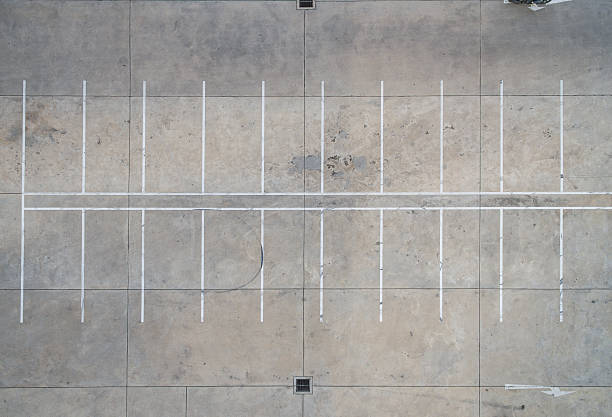
#> input picture empty_parking_lot.jpg, 612 x 417 px
$ python detection-algorithm.py
#> lines starting #> are read from the running program, lines starting #| are printed output that depends on the picture; after the words box and inside, x2 and y2 are one past the last pixel; in counts of white or black regions, pixels touching at a corner belong together
import cv2
import numpy as np
import json
from sklearn.cluster import DBSCAN

WINDOW_WIDTH = 480
WINDOW_HEIGHT = 320

def detect_parking_spots_with_occupancy(empty_lot_path, filled_lot_path, output_json_path, output_image_path):
#> called with empty_lot_path = 'empty_parking_lot.jpg', filled_lot_path = 'not-empty-lot.png', output_json_path = 'parking_spots_with_occupancy.json', output_image_path = 'detected_spots_with_occupancy.jpg'
    empty_img = cv2.imread(empty_lot_path)
#> empty_img is the input picture: shape (417, 612, 3); mean B, G, R 157.1, 159.8, 162
    if empty_img is None:
        print(f"Error: Could not load empty lot image from {empty_lot_path}")
        return []

    filled_img = cv2.imread(filled_lot_path)
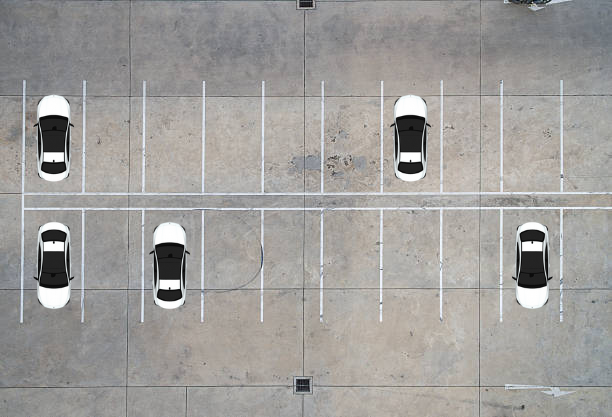
#> input picture not-empty-lot.png, 612 x 417 px
#> filled_img is the input picture: shape (417, 612, 3); mean B, G, R 155.6, 158.1, 160
    if filled_img is None:
        print(f"Error: Could not load filled lot image from {filled_lot_path}")
        return []

    windows = [
        '1. Empty Lot', '2. White Line Mask', '3. Line Segments',
        '4. Merged & Extended Grid', '5. Spots with Occupancy Status'
    ]
    for i, name in enumerate(windows):
        cv2.namedWindow(name)
        cv2.moveWindow(name, (i % 3) * (WINDOW_WIDTH + 10), (i // 3) * (WINDOW_HEIGHT + 40))

    step1_img = empty_img.copy()
    cv2.imshow('1. Empty Lot Reference', cv2.resize(step1_img, (WINDOW_WIDTH, WINDOW_HEIGHT)))

    white_mask = detect_white_lines(empty_img)
#> in detect_white_lines, `hsv = cv2.cvtColor(img, cv2.COLOR_BGR2HSV)`: hsv: shape (417, 612, 3); mean H, S, V 42.2, 11.2, 163.3
#> in detect_white_lines, `white_mask = cv2.inRange(hsv, lower_white, upper_white)`:
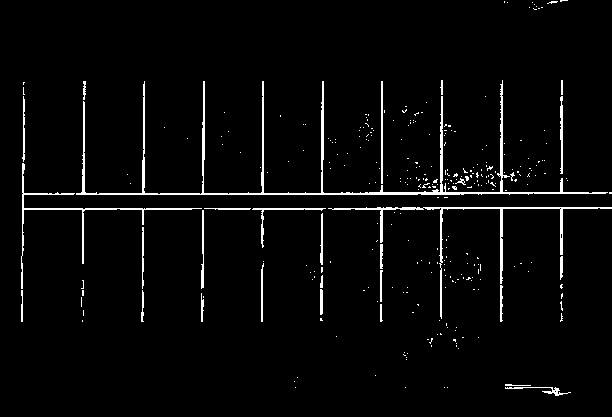
#> white_mask: shape (417, 612); 3.2% white in thin lines or dots
#> in detect_white_lines, `white_mask = cv2.morphologyEx(white_mask, cv2.MORPH_CLOSE, kernel)`: white_mask: shape (417, 612); 3.2% white in thin lines or dots
#> in detect_white_lines, `white_mask = cv2.morphologyEx(white_mask, cv2.MORPH_OPEN, kernel)`: white_mask: shape (417, 612); 3% white in thin lines or dots
    step2_img = cv2.cvtColor(white_mask, cv2.COLOR_GRAY2BGR)
#> step2_img: shape (417, 612, 3); 3% white in thin lines or dots
    cv2.imshow('2. White Line Mask', cv2.resize(step2_img, (WINDOW_WIDTH, WINDOW_HEIGHT)))

    lines = detect_line_segments(white_mask)
#> in detect_line_segments, `lines = cv2.HoughLinesP(mask, 1, np.pi / 180, threshold=20, minLineLen..`: lines = 69 rows, first 6: [334, 210, 611, 210], [22, 195, 611, 195], [22, 196, 463, 196], [334, 211, 447, 211], [501, 323, 501, 209], [341, 194, 611, 194]
#> the loop in detect_line_segments, `for line in lines:` made 69 passes
#> (x1, y1, x2, y2, angle) on passes 1 to 12: (334, 210, 611, 210, 0), (22, 195, 611, 195, 0), (22, 196, 463, 196, 0), (334, 211, 447, 211, 0), (501, 323, 501, 209, 90), (341, 194, 611, 194, 0), (203, 194, 203, 83, 90), (320, 264, 321, 210, 88.94), (562, 193, 562, 82, 90), (82, 259, 82, 210, 90), (381, 323, 381, 212, 90), (142, 323, 142, 210, 90)
#> after the loop in detect_line_segments, `for line in lines:`: horizontal_lines = 15 items, first 6: [334, 210, 611, 210], [22, 195, 611, 195], [22, 196, 463, 196], [334, 211, 447, 211], [341, 194, 611, 194], [366, 209, 611, 209]; vertical_lines = 54 items, first 6: [501, 323, 501, 209], [203, 194, 203, 83], [320, 264, 321, 210], [562, 193, 562, 82], [82, 259, 82, 210], [381, 323, 381, 212]
#> lines = 2 items
    step3_img = empty_img.copy()
    for x1, y1, x2, y2 in lines['horizontal']:
        cv2.line(step3_img, (x1, y1), (x2, y2), (0, 255, 255), 2) # Yellow
#> this loop made 15 passes
#> (x1, y1, x2, y2) on passes 1 to 12: (334, 210, 611, 210), (22, 195, 611, 195), (22, 196, 463, 196), (334, 211, 447, 211), (341, 194, 611, 194), (366, 209, 611, 209), (129, 211, 191, 210), (34, 211, 147, 210), (215, 211, 301, 210), (22, 211, 90, 210), (263, 211, 318, 211), (505, 388, 530, 389)
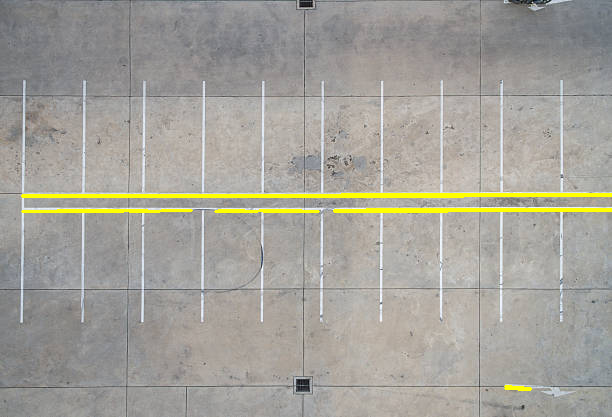
#> step3_img: shape (417, 612, 3); 1.87% of pixels changed, all inside (x1, y1, x2, y2) = (21, 193, 612, 391)
    for x1, y1, x2, y2 in lines['vertical']:
        cv2.line(step3_img, (x1, y1), (x2, y2), (255, 0, 255), 2) # Magenta
#> this loop made 54 passes
#> (x1, y1, x2, y2) on passes 1 to 12: (501, 323, 501, 209), (203, 194, 203, 83), (320, 264, 321, 210), (562, 193, 562, 82), (82, 259, 82, 210), (381, 323, 381, 212), (142, 323, 142, 210), (561, 322, 561, 209), (322, 194, 322, 83), (441, 320, 441, 209), (500, 323, 500, 209), (83, 194, 83, 83)
#> step3_img: shape (417, 612, 3); 3.37% of pixels changed, all inside (x1, y1, x2, y2) = (20, 81, 564, 325)
    cv2.imshow('3. Raw Line Segments', cv2.resize(step3_img, (WINDOW_WIDTH, WINDOW_HEIGHT)))

    grid_lines = merge_and_extend_lines(lines, empty_img.shape)
#> in merge_and_extend_lines, `y_coords = np.array([(l[1] + l[3]) / 2 for l in lines['horizontal']])...`: y_coords = [210, 195, 196, 211, 194, 209, 210.5, 210.5, 210.5, 210.5, 211, 388.5, 211, 387, 210]
#> the loop in merge_and_extend_lines, `for label in set(db.labels_):` made 2 passes
#> avg_y on pass 1: 206
#> (cluster_lines, avg_y) on pass 2: ([[505, 388, 530, 389], [505, 386, 530, 388]], 387)
#> in merge_and_extend_lines, `x_coords = np.array([(l[0] + l[2]) / 2 for l in lines['vertical']]).re..`: x_coords = 54 values, max 562 at index 3, min 21.5 at index 44, mean 305
#> the loop in merge_and_extend_lines, `for label in set(db.labels_):` made 10 passes
#> avg_x on passes 1 to 10: 500, 202, 321, 561, 83, 381, 142, 440, 261, 22
#> grid_lines = 2 items
    step4_img = empty_img.copy()
    for x1, y1, x2, y2 in grid_lines['horizontal']:
        cv2.line(step4_img, (x1, y1), (x2, y2), (255, 255, 0), 2) # Cyan
#> this loop made 2 passes
#> (x1, y1, x2, y2) on passes 1 to 2: (0, 206, 612, 206), (0, 387, 612, 387)
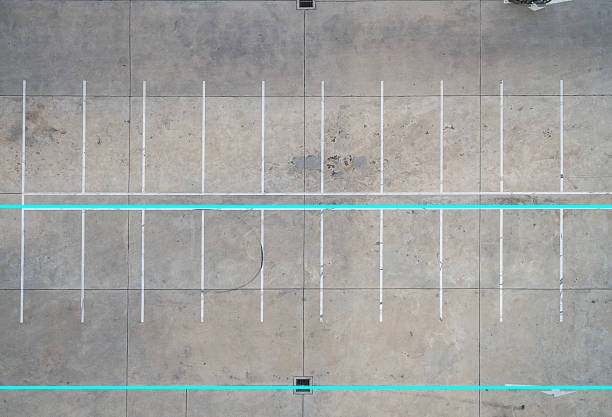
#> step4_img: shape (417, 612, 3); 1.44% of pixels changed, all inside (x1, y1, x2, y2) = (0, 205, 612, 389)
    for x1, y1, x2, y2 in grid_lines['vertical']:
        cv2.line(step4_img, (x1, y1), (x2, y2), (255, 255, 0), 2) # Cyan
#> this loop made 10 passes
#> (x1, x2) on passes 1 to 10: (500, 500), (202, 202), (321, 321), (561, 561), (83, 83), (381, 381), (142, 142), (440, 440), (261, 261), (22, 22)
#> step4_img: shape (417, 612, 3); 4.83% of pixels changed, all inside (x1, y1, x2, y2) = (21, 0, 563, 417)
    cv2.imshow('4. Merged & Extended Grid', cv2.resize(step4_img, (WINDOW_WIDTH, WINDOW_HEIGHT)))

    parking_spots = generate_spots_from_grid(grid_lines, empty_img.shape)
    filtered_spots = filter_invalid_spots(parking_spots)

    spots_with_status = determine_occupancy_status(empty_img, filled_img, filtered_spots)

    step5_img = display_spots_with_occupancy(filled_img, spots_with_status)
    cv2.imshow('5. Spots with Occupancy Status', cv2.resize(step5_img, (WINDOW_WIDTH, WINDOW_HEIGHT)))

    print(f"Detected {len(spots_with_status)} parking spots.")
    occupied_count = sum(1 for spot in spots_with_status if spot['occupied'])
    empty_count = len(spots_with_status) - occupied_count
    print(f"Occupied spots: {occupied_count}, Empty spots: {empty_count}")


    data = {
        "timestamp": str(cv2.getTickCount()),
        "total_spots": len(spots_with_status),
        "occupied_spots": sum(1 for spot in spots_with_status if spot['occupied']),
        "empty_spots": sum(1 for spot in spots_with_status if not spot['occupied']),
        "spots": spots_with_status
    }

    with open(output_json_path, 'w') as f:
        json.dump(data, f, indent=4)

    cv2.imwrite(output_image_path, step5_img)

    cv2.waitKey(0)
    cv2.destroyAllWindows()

    return spots_with_status

def detect_white_lines(img):
    hsv = cv2.cvtColor(img, cv2.COLOR_BGR2HSV)
    lower_white = np.array([0, 0, 200])
    upper_white = np.array([180, 25, 255])
    white_mask = cv2.inRange(hsv, lower_white, upper_white)

    kernel = np.ones((2, 1), np.uint8)
    white_mask = cv2.morphologyEx(white_mask, cv2.MORPH_CLOSE, kernel)
    white_mask = cv2.morphologyEx(white_mask, cv2.MORPH_OPEN, kernel)

    # Remove small noise
    kernel_small = np.ones((1, 1), np.uint8)
    white_mask = cv2.morphologyEx(white_mask, cv2.MORPH_OPEN, kernel_small)

    return white_mask

def detect_line_segments(mask):
    lines = cv2.HoughLinesP(mask, 1, np.pi / 180, threshold=20, minLineLength=25, maxLineGap=10)

    horizontal_lines, vertical_lines = [], []
    if lines is not None:
        for line in lines:
            x1, y1, x2, y2 = line[0]
            angle = abs(np.degrees(np.arctan2(y2 - y1, x2 - x1)))
            if angle < 45 or angle > 135:
                horizontal_lines.append(line[0])
            else:
                vertical_lines.append(line[0])
    return {'horizontal': horizontal_lines, 'vertical': vertical_lines}

def merge_and_extend_lines(lines, img_shape):
    img_height, img_width, _ = img_shape
    merged_lines = {'horizontal': [], 'vertical': []}

    if lines['horizontal']:
        y_coords = np.array([(l[1] + l[3]) / 2 for l in lines['horizontal']]).reshape(-1, 1)
        db = DBSCAN(eps=15, min_samples=1).fit(y_coords)
        for label in set(db.labels_):
            cluster_lines = [lines['horizontal'][i] for i, l in enumerate(db.labels_) if l == label]
            avg_y = int(np.mean([(l[1] + l[3]) / 2 for l in cluster_lines]))
            merged_lines['horizontal'].append((0, avg_y, img_width, avg_y))

    if lines['vertical']:
        x_coords = np.array([(l[0] + l[2]) / 2 for l in lines['vertical']]).reshape(-1, 1)
        db = DBSCAN(eps=15, min_samples=1).fit(x_coords)
        for label in set(db.labels_):
            cluster_lines = [lines['vertical'][i] for i, l in enumerate(db.labels_) if l == label]
            avg_x = int(np.mean([(l[0] + l[2]) / 2 for l in cluster_lines]))
            merged_lines['vertical'].append((avg_x, 0, avg_x, img_height))

    return merged_lines

def generate_spots_from_grid(grid_lines, img_shape):
#> called with img_shape = (417, 612, 3)
    spots = []
    horizontal = sorted(grid_lines['horizontal'], key=lambda l: l[1])
#> horizontal = [(0, 206, 612, 206), (0, 387, 612, 387)]
    vertical = sorted(grid_lines['vertical'], key=lambda l: l[0])
#> vertical = [(22, 0, 22, 417), (83, 0, 83, 417), (142, 0, 142, 417), (202, 0, 202, 417), (261, 0, 261, 417), (321, 0, 321, 417), (381, 0, 381, 417), (440, 0, 440, 417), (500, 0, 500, 417), (561, 0, 561, 417)]
    img_height, img_width, _ = img_shape

    h_lines = [l[1] for l in horizontal]
#> h_lines = [206, 387]
    v_lines = [l[0] for l in vertical]
#> v_lines = [22, 83, 142, 202, 261, 321, 381, 440, 500, 561]
    h_lines = sorted(list(set([0] + h_lines + [img_height])))
#> h_lines = [0, 206, 387, 417]
    v_lines = sorted(list(set([0] + v_lines + [img_width])))
#> v_lines = [0, 22, 83, 142, 202, 261, 321, 381, 440, 500, 561, 612]

    for i in range(len(h_lines) - 1):
        for j in range(len(v_lines) - 1):
            y1, y2 = h_lines[i], h_lines[i+1]
            x1, x2 = v_lines[j], v_lines[j+1]
            spots.append((x1, y1, x2 - x1, y2 - y1))
#> this loop made 3 passes
#> after the loop, spots = 33 items, first 6: (0, 0, 22, 206), (22, 0, 61, 206), (83, 0, 59, 206), (142, 0, 60, 206), (202, 0, 59, 206), (261, 0, 60, 206)
#> in detect_parking_spots_with_occupancy, `parking_spots = generate_spots_from_grid(grid_lines, empty_img.shape)`: parking_spots has the same summary as spots in generate_spots_from_grid
    return spots

def filter_invalid_spots(spots):
    filtered = []
    for x, y, w, h in spots:
        MIN_WIDTH, MAX_WIDTH = 40, 150
        MIN_HEIGHT, MAX_HEIGHT = 80, 250
        if (MIN_WIDTH < w < MAX_WIDTH) and (MIN_HEIGHT < h < MAX_HEIGHT):
            filtered.append((x, y, w, h))
#> this loop made 33 passes
#> (x, y, w, h) on passes 1 to 12: (0, 0, 22, 206), (22, 0, 61, 206), (83, 0, 59, 206), (142, 0, 60, 206), (202, 0, 59, 206), (261, 0, 60, 206), (321, 0, 60, 206), (381, 0, 59, 206), (440, 0, 60, 206), (500, 0, 61, 206), (561, 0, 51, 206), (0, 206, 22, 181)
#> after the loop, filtered = 20 items, first 6: (22, 0, 61, 206), (83, 0, 59, 206), (142, 0, 60, 206), (202, 0, 59, 206), (261, 0, 60, 206), (321, 0, 60, 206)
#> in detect_parking_spots_with_occupancy, `filtered_spots = filter_invalid_spots(parking_spots)`: filtered_spots has the same summary as filtered in filter_invalid_spots
    return filtered

def determine_occupancy_status(empty_img, filled_img, parking_spots, threshold=3):
#> called with threshold = 3
    spots_with_status = []

    empty_gray = cv2.cvtColor(empty_img, cv2.COLOR_BGR2GRAY)
    filled_gray = cv2.cvtColor(filled_img, cv2.COLOR_BGR2GRAY)

    empty_blur = cv2.GaussianBlur(empty_gray, (5, 5), 0)
    filled_blur = cv2.GaussianBlur(filled_gray, (5, 5), 0)

    for i, (x, y, w, h) in enumerate(parking_spots):
        empty_roi = empty_blur[y:y+h, x:x+w]
        filled_roi = filled_blur[y:y+h, x:x+w]

        diff = cv2.absdiff(empty_roi, filled_roi)

        diff_normalized = diff.astype(np.float32) / 255.0
        change_percentage = np.mean(diff_normalized) * 100 # percentage from 0 to 100

        is_occupied = change_percentage > threshold

        spot_info = {
            'id': int(i + 1),
            'rect': [int(x), int(y), int(w), int(h)],
            'occupied': bool(is_occupied),
            'change_percentage': float(change_percentage),
            'confidence': float(min(abs(change_percentage - threshold) * 2, 1.0))
        }

        spots_with_status.append(spot_info)
#> this loop made 20 passes
#> (x, y, w, h, change_percentage, is_occupied) on passes 1 to 12: (22, 0, 61, 206, 7.57, True), (83, 0, 59, 206, 0.0248, False), (142, 0, 60, 206, 0.0236, False), (202, 0, 59, 206, 0.0255, False), (261, 0, 60, 206, 0.0275, False), (321, 0, 60, 206, 0.0257, False), (381, 0, 59, 206, 7.85, True), (440, 0, 60, 206, 0.0252, False), (500, 0, 61, 206, 0.0237, False), (561, 0, 51, 206, 0.0239, False), (22, 206, 61, 181, 8.74, True), (83, 206, 59, 181, 0.0256, False)
#> diff_normalized: shape (181, 51) float32; values 0 (black) and 0.00392 (white), 6.6% white in thin lines or dots
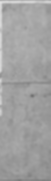
#> empty_roi: shape (181, 51); min 114, max 224, mean 161
#> after the loop, spots_with_status = 20 items

    return spots_with_status

def display_spots_with_occupancy(img, spots_with_status):
    result_img = img.copy()

    for spot in spots_with_status:
        x, y, w, h = spot['rect']
        spot_id = spot['id']
        color = (0, 0, 255) if spot['occupied'] else (0, 255, 0)  # Red for occupied, Green for empty
        thickness = 3 if spot['occupied'] else 2

        cv2.rectangle(result_img, (x, y), (x+w, y+h), color, thickness)
        cv2.putText(result_img, str(spot_id), (x + 5, y + 25),
                   cv2.FONT_HERSHEY_SIMPLEX, 0.7, (0, 0, 0), 2, cv2.LINE_AA)
#> this loop made 20 passes
#> (x, y, w, h, color, thickness) on passes 1 to 12: (22, 0, 61, 206, (0, 0, 255), 3), (83, 0, 59, 206, (0, 255, 0), 2), (142, 0, 60, 206, (0, 255, 0), 2), (202, 0, 59, 206, (0, 255, 0), 2), (261, 0, 60, 206, (0, 255, 0), 2), (321, 0, 60, 206, (0, 255, 0), 2), (381, 0, 59, 206, (0, 0, 255), 3), (440, 0, 60, 206, (0, 255, 0), 2), (500, 0, 61, 206, (0, 255, 0), 2), (561, 0, 51, 206, (0, 255, 0), 2), (22, 206, 61, 181, (0, 0, 255), 3), (83, 206, 59, 181, (0, 255, 0), 2)
#> (x, y, w, h) on pass 18: (440, 206, 60, 181)
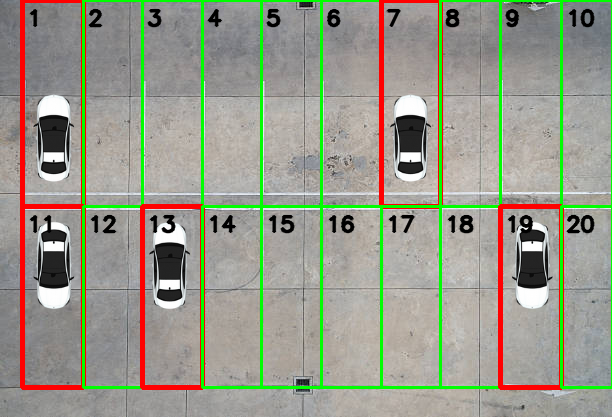
#> result_img: shape (417, 612, 3); 10.34% of pixels changed, all inside (x1, y1, x2, y2) = (20, 0, 612, 390)

        # if 'change_percentage' in spot:
        #     conf_text = f"{spot['change_percentage']:.2f}"
        #     cv2.putText(result_img, conf_text, (x + 5, y + 15),
        #                cv2.FONT_HERSHEY_SIMPLEX, 0.4, (255, 255, 255), 1, cv2.LINE_AA)

    return result_img

if __name__ == "__main__":
    spots_with_status = detect_parking_spots_with_occupancy(
        empty_lot_path="empty_parking_lot.jpg",
        filled_lot_path="not-empty-lot.png",
        output_json_path="parking_spots_with_occupancy.json",
        output_image_path="detected_spots_with_occupancy.jpg"
    )
#> in detect_parking_spots_with_occupancy, `cv2.imshow('5. Spots with Occupancy Status', cv2.resize(step5_img, (WI..`:
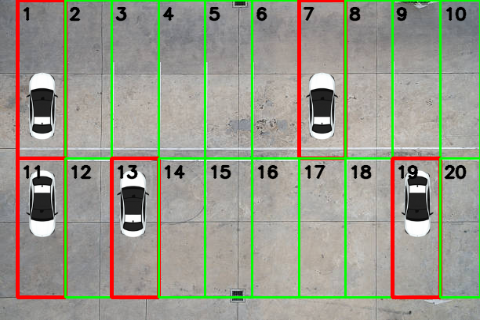
#> window '5. Spots with Occupancy Status': shape (320, 480, 3); mean B, G, R 139.3, 154.3, 152.5
#| Detected 20 parking spots.
#| Occupied spots: 5, Empty spots: 15

    if spots_with_status:
        occupied = sum(1 for spot in spots_with_status if spot['occupied'])
        total = len(spots_with_status)
        print(f"Total spots: {total}")
#| Total spots: 20
        print(f"Occupied: {occupied}")
#| Occupied: 5
        print(f"Available: {total - occupied}")
#| Available: 15
